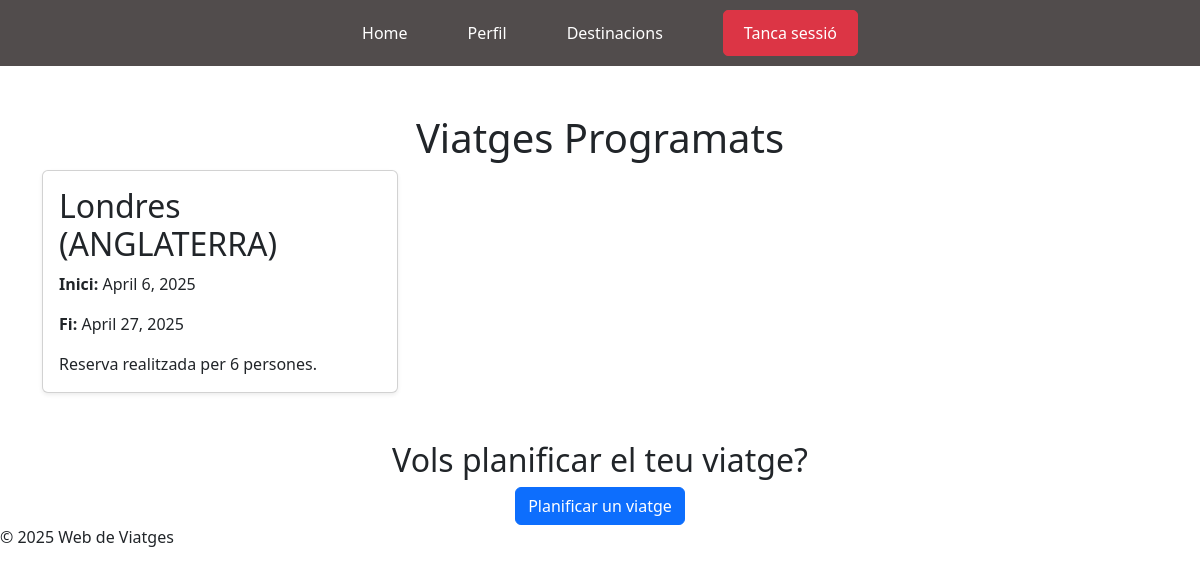
/accounts/viatges_programats/ (signed in), run on an earlier commit of the app's database.
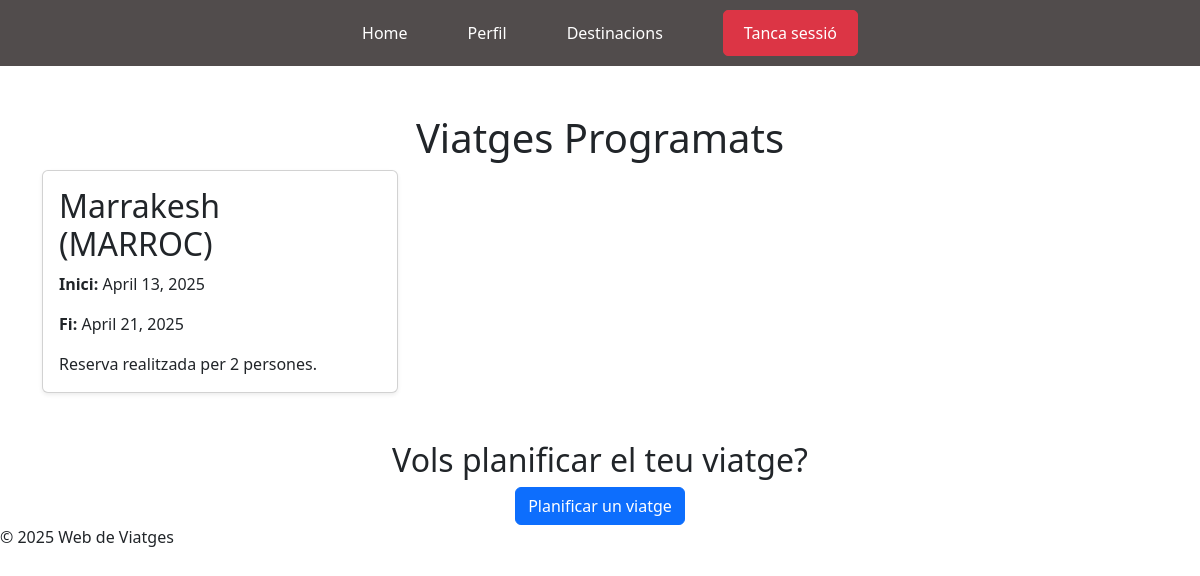
And on a later commit of the database.
### accounts/models.py (models this page shows, shortened)
class Viatge(models.Model):
    user = models.ForeignKey(User, on_delete=models.CASCADE, related_name="viatges")
    destinacio = models.ForeignKey(Destinacio, on_delete=models.CASCADE, related_name="viatges")
    data_inici = models.DateField()
    data_fi = models.DateField()
    num_persones = models.PositiveIntegerField()
    descripcio = models.TextField(blank=True, null=True)

class Destinacio(models.Model):
    nom = models.CharField(max_length=100)
    pais = models.CharField(max_length=50)
    continent = models.CharField(max_length=50)
    def __str__(self):
        return f"{self.nom} ({self.pais.upper()})"

### accounts/views.py (the view)
# urls.py: path('viatges_programats/', views.viatges_programats, name='viatges_programats'),
@login_required
def viatges_programats(request):
    viatges = Viatge.objects.filter(user=request.user)
    return render(request, 'viatges_programats.html', {'viatges': viatges })

### accounts/templates/viatges_programats.html
{% extends "base.html" %}
{% block content %}
<div class="container mt-5">
    <h1 class="text-center">Viatges Programats</h1>
    {% if viatges %}
        <div class="row">
            {% for viatge in viatges %}
                <div class="col-md-4 mb-4">
                    <div class="card shadow-sm">
                        <div class="card-body">
                            <h2 class="card-title">{{ viatge.destinacio }}</h2>
                            <p class="card-text"><strong>Inici:</strong> {{ viatge.data_inici }}</p>
                            <p class="card-text"><strong>Fi:</strong> {{ viatge.data_fi }}</p>
                            <p class="card-text">{{ viatge.descripcio }}</p>
                        </div>
                    </div>
                </div>
            {% endfor %}
        </div>
    {% else %}
        <p class="text-center">No tens cap viatge programat.</p>
    {% endif %}
    <div class="text-center mt-4">
        <h2>Vols planificar el teu viatge?</h2>
        <a href="opcions_viatge.html" class="btn btn-primary">Planificar un viatge</a>
    </div>
</div>
{% endblock %}

### accounts/templates/base.html (shortened to what this page needs)
<!DOCTYPE html>
<html lang="en">
<head>
    {% load static %}
    <link rel="stylesheet" href="{% static 'css/styles.css' %}">
    <link href="https://cdn.jsdelivr.net/npm/bootstrap@5.3.0/dist/css/bootstrap.min.css" rel="stylesheet">
</head>
<body>
    <header>
        {% include 'navbar.html' %}
    </header>
    <main>
        {% block content %}
        {% endblock %}
    </main>
    <footer>
        <p>&copy; 2025 Web de Viatges</p>
    </footer>
</body>
</html>

### accounts/templates/navbar.html (shortened to what this page needs)
<nav>
    <ul class="nav">
        <li class="nav-item"><a class="nav-link" href="/">Home</a></li>
        {% if user.is_authenticated %}
            <li class="nav-item">
                <a class="nav-link" href="{% url 'profile' %}">Perfil</a>
            </li>
            <li class="nav-item">
                <a class="nav-link" href="{% url 'viatges' %}">Destinacions</a>
            </li>
            <li class="nav-item">
            <li class="nav-item">
                <form action="{% url 'logout' %}" method="post" class="d-inline">
                    <button type="submit" class="btn btn-danger">Tanca sessió</button>
                </form>
            </li>
        {% else %}
            <li class="nav-item"><a class="nav-link" href="/accounts/login/">Login</a></li>
            <li class="nav-item"><a class="nav-link" href="/accounts/register/">Registre</a></li>
        {% endif %}
    </ul>
</nav>

### static/css/styles.css (style rules this page uses)
nav { top: 0; left: 0; width: 100%; background-color: #514c4c !important; padding: 10px 0; z-index: 1000; }
ul.nav { list-style-type: none; margin: 0; padding: 0; display: flex; justify-content: center; align-items: center; }
ul.nav li { margin: 0 10px; }
ul.nav li a, ul.nav li .btn { display: block; color: white; text-align: center; padding: 10px 20px; text-decoration: none; border-radius: 5px; transition: background-color 0.3s ease-in-out, transform 0.3s ease-in-out, color 0.2s ease-in-out; }

What changed in the data, as far as the page shows it:
removed Viatge: destinacio "Londres (ANGLATERRA)", data_inici "April 6, 2025", data_fi "April 27, 2025", descripcio "Reserva realitzada per 6 persones."
added Viatge: destinacio "Marrakesh (MARROC)", data_inici "April 13, 2025", data_fi "April 21, 2025", descripcio "Reserva realitzada per 2 persones."
